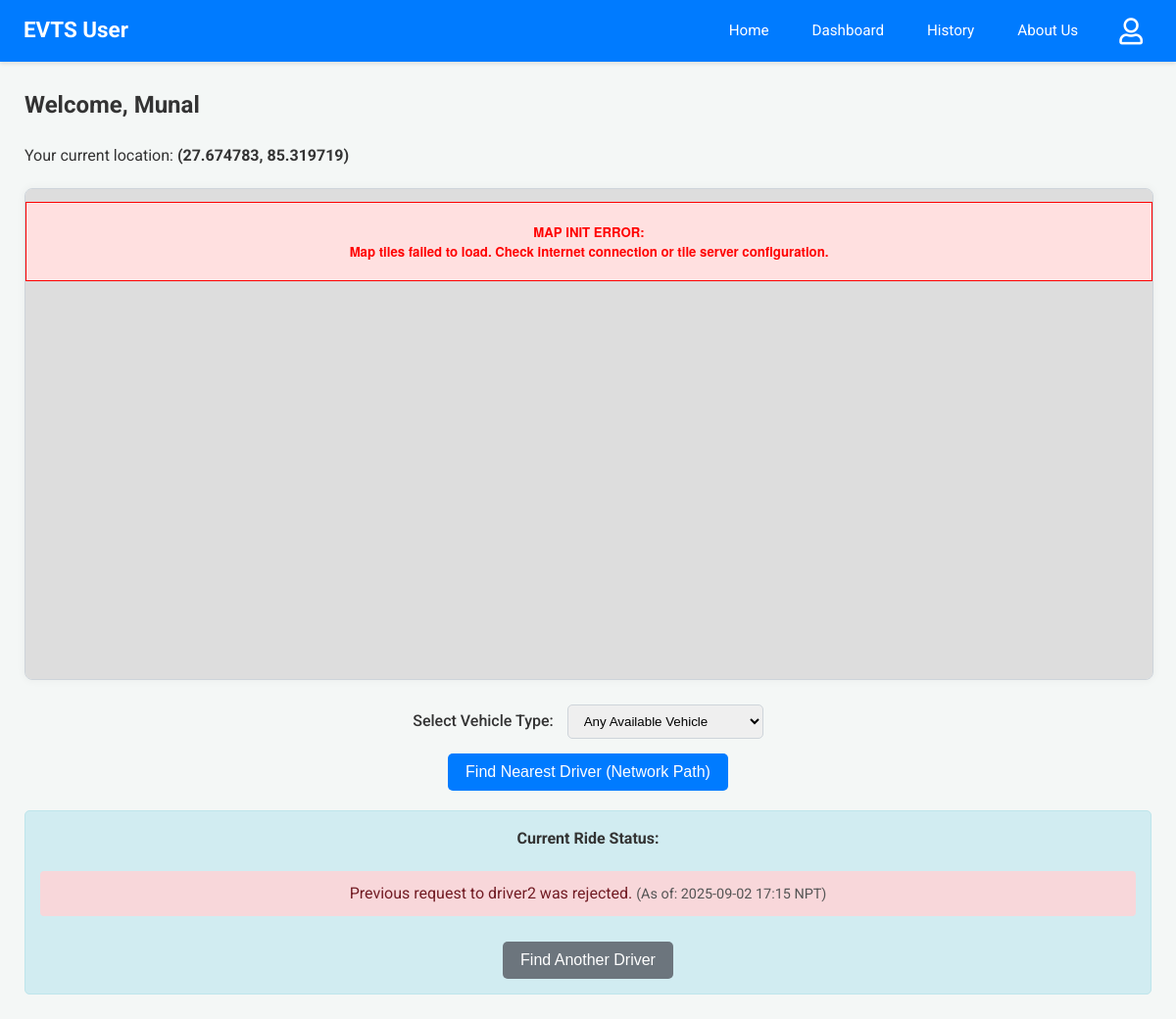
The app's page /user-dashboard (signed in), older data.
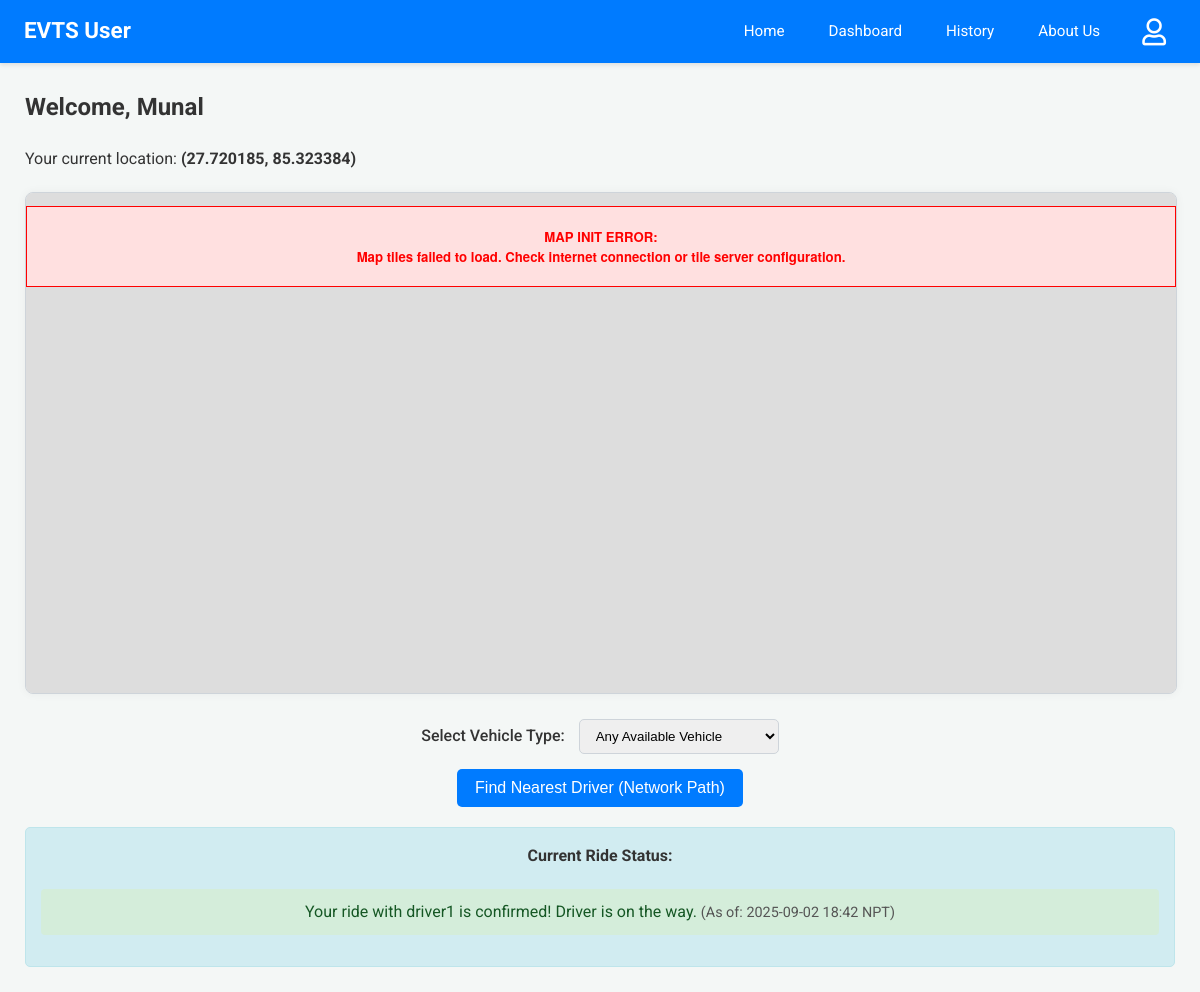
The same page, newer data.
### app.py (models this page shows)
class User(db.Model):
    email = db.Column(db.String(120), primary_key=True)
    name = db.Column(db.String(100))
    phone = db.Column(db.String(15))
    password = db.Column(db.String(256)) # Increased length for hash
    latitude = db.Column(db.Float, nullable=True)
    longitude = db.Column(db.Float, nullable=True)

### app.py (the view, shortened to what this page needs)
@app.route('/user-dashboard')
@login_required_user
def user_dashboard():
    user = User.query.get(session['user'])
    if not user:
        session.pop('user', None)
        flash('User session not found, please log in again.', 'error')
        return redirect(url_for('login'))
    drivers_with_nodes = Driver.query.filter(
    Driver.node.isnot(None),
    Driver.is_approved == True ).all()
    driver_list_for_js = [
    {'email': d.email, 'name': d.name, 'vehicle': d.vehicle, 'node': d.node}
    for d in drivers_with_nodes if d.node in coordinates]
    current_ride_status_info = None #Ride status
    accepted_ride_db = RideRequest.query.filter_by(user_email=user.email, status='accepted').order_by(RideRequest.timestamp.desc()).first()
    if accepted_ride_db:
        driver_obj = Driver.query.get(accepted_ride_db.driver_email)
        if driver_obj and driver_obj.node and driver_obj.node in coordinates and \
           accepted_ride_db.user_latitude_at_request is not None and \
           accepted_ride_db.user_longitude_at_request is not None:
            current_ride_status_info = {
                'ride_id': accepted_ride_db.id,
                'type': 'accepted',
                'driver_name': driver_obj.name,
                'driver_node': driver_obj.node,
                'user_latitude_for_route': accepted_ride_db.user_latitude_at_request,
                'user_longitude_for_route': accepted_ride_db.user_longitude_at_request,
                'timestamp': format_datetime_npt(accepted_ride_db.timestamp),
                'message': f"Your ride with {driver_obj.name} is confirmed! Driver is on the way."
            }
    else:
        pending_ride_db = RideRequest.query.filter_by(user_email=user.email, status='Pending').order_by(RideRequest.timestamp.desc()).first()
        if pending_ride_db:
            driver_obj = Driver.query.get(pending_ride_db.driver_email)
            driver_name_pending = driver_obj.name if driver_obj else pending_ride_db.driver_email
            current_ride_status_info = {
                'type': 'pending',
                'driver_name': driver_name_pending,
                'timestamp': format_datetime_npt(pending_ride_db.timestamp),
                'message': f"Your request to {driver_name_pending} is pending..."
            }
        else:
            last_inactive_ride_db = RideRequest.query.filter(
                RideRequest.user_email == user.email,
                RideRequest.status.in_(['rejected','superseded'])
            ).order_by(RideRequest.timestamp.desc()).first()
            if last_inactive_ride_db:
                driver_obj = Driver.query.get(last_inactive_ride_db.driver_email)
                driver_name_inactive = driver_obj.name if driver_obj else last_inactive_ride_db.driver_email
                msg = f"Previous request to {driver_name_inactive} was {last_inactive_ride_db.status}."
                if last_inactive_ride_db.status == 'superseded':
                    msg = "Your previous active request was superseded by a new one."
                current_ride_status_info = {
                    'type': last_inactive_ride_db.status,
                    'driver_name': driver_name_inactive,
                    'timestamp': format_datetime_npt(last_inactive_ride_db.timestamp),
                    'message': msg
                }
    vehicle_types_query = db.session.query(Driver.vehicle).filter(Driver.vehicle.isnot(None), Driver.vehicle != '').distinct().all()
    vehicle_types = sorted([vt[0] for vt in vehicle_types_query if vt[0]])
    print(f"[User Dashboard] Unique Vehicle Types Found: {vehicle_types}")
    response = make_response(render_template('user_dashboard.html',
                                                user=user,
                                                drivers_for_js=driver_list_for_js,
                                                coords=coordinates, # For driver node locations
                                                current_ride_status=current_ride_status_info,
                                                graph_for_js=graph, # For Dijkstra path visualization
                                                vehicle_types=vehicle_types,
                                                services=emergency_services )) # Pass to template
    return add_no_cache_to_response(response)

### app.py (called while the page is built)
def format_datetime_npt(dt_utc):
    if dt_utc is None: return "N/A"
    if dt_utc.tzinfo is None or dt_utc.tzinfo.utcoffset(dt_utc) is None:
        dt_utc = dt_utc.replace(tzinfo=timezone.utc)
    else:
        dt_utc = dt_utc.astimezone(timezone.utc)
    dt_npt = dt_utc.astimezone(NPT)
    return dt_npt.strftime('%Y-%m-%d %H:%M NPT')

def login_required_user(f):
    @wraps(f)
    def decorated_function(*args, **kwargs):
        if 'user' not in session:
            return redirect(url_for('login', next=request.url))
        return f(*args, **kwargs)
    return decorated_function

def add_no_cache_to_response(response):
    response.headers["Cache-Control"] = "no-cache, no-store, must-revalidate, public, max-age=0"
    response.headers["Pragma"] = "no-cache"
    response.headers["Expires"] = "0"
    return response

### templates/user_dashboard.html (shortened to what this page needs)
{% extends 'user_base.html' %}
 {% block head_extra %}
<link rel="stylesheet" href="https://unpkg.com/leaflet@1.9.4/dist/leaflet.css" />
<link rel="stylesheet" href="https://unpkg.com/leaflet-routing-machine@latest/dist/leaflet-routing-machine.css" />
{% endblock %} {% block content %}
<h2>Welcome, {{ user.name }}</h2>
<p>
    Your current location:
    <strong>
        <span id="currentUserPreciseLocation">
            {% if user.latitude and user.longitude %} ({{ user.latitude|round(6) }}, {{ user.longitude|round(6) }}) {% else %} Please click map to set {% endif %}
        </span>
    </strong>
</p>
<div class="map-wrapper-fullwidth">
    <div class="map-container-inner">
        <div id="map"><p style="text-align: center; padding-top: 50px; color: #555;" id="mapLoadingText">Loading map...</p></div>
    </div>
</div>
<div style="text-align: center; margin-bottom: 15px; margin-top: 20px;">
    <label for="vehicleTypeSelect" style="margin-right: 10px; font-weight: 500;">Select Vehicle Type:</label>
    <select id="vehicleTypeSelect" class="role-select" style="padding: 8px 12px; border-radius: 5px; min-width: 200px; border: 1px solid #ced4da;">
        <option value="">Any Available Vehicle</option>
    </select>
</div>
<div style="text-align: center; margin-bottom: 20px;">
    <button id="findNearestBtn" onclick="findNearestAndShowPreview(true)" {% if user.latitude is none or user.longitude is none %} disabled title="Click map to set your location first." {% endif %}>
        Find Nearest Driver (Network Path)
    </button>
</div>
<div id="notifications" class="status-notifications">
    <h4>Current Ride Status:</h4>
    {% if current_ride_status %}
    <p class="status-{{ current_ride_status.type }}">
        {{ current_ride_status.message }} {% if current_ride_status.timestamp %}
        <span style="font-size: 0.9em; color: #555;">(As of: {{ current_ride_status.timestamp }})</span>
        {% endif %}
    </p>
    {% if current_ride_status.type == 'rejected' or current_ride_status.type == 'superseded' %}
    <button onclick="findNearestAndShowPreview(false)" class="btn-secondary" style="margin-top: 10px;" {% if user.latitude is none or user.longitude is none %}disabled title="Set your location on map first" {% endif %}>
        Find Another Driver
    </button>
    {% endif %} {% else %}
    <p>No active ride requests. Click "Find Nearest Driver" to start.</p>
    {% endif %}
</div>
{% endblock %}

Row changes from the older to the newer data that the page shows:
changed User "Munal": latitude "27.674783" → "27.720185"; longitude "85.319719" → "85.323384"
Text that changed along with them:
{{ current_ride_status.message }}: "Previous request to driver2 was rejected." → "Your ride with driver1 is confirmed! Driver is on the way."
{{ current_ride_status.timestamp }}: "2025-09-02 17:15 NPT" → "2025-09-02 18:42 NPT"
text no longer shown: "Find Another Driver"
